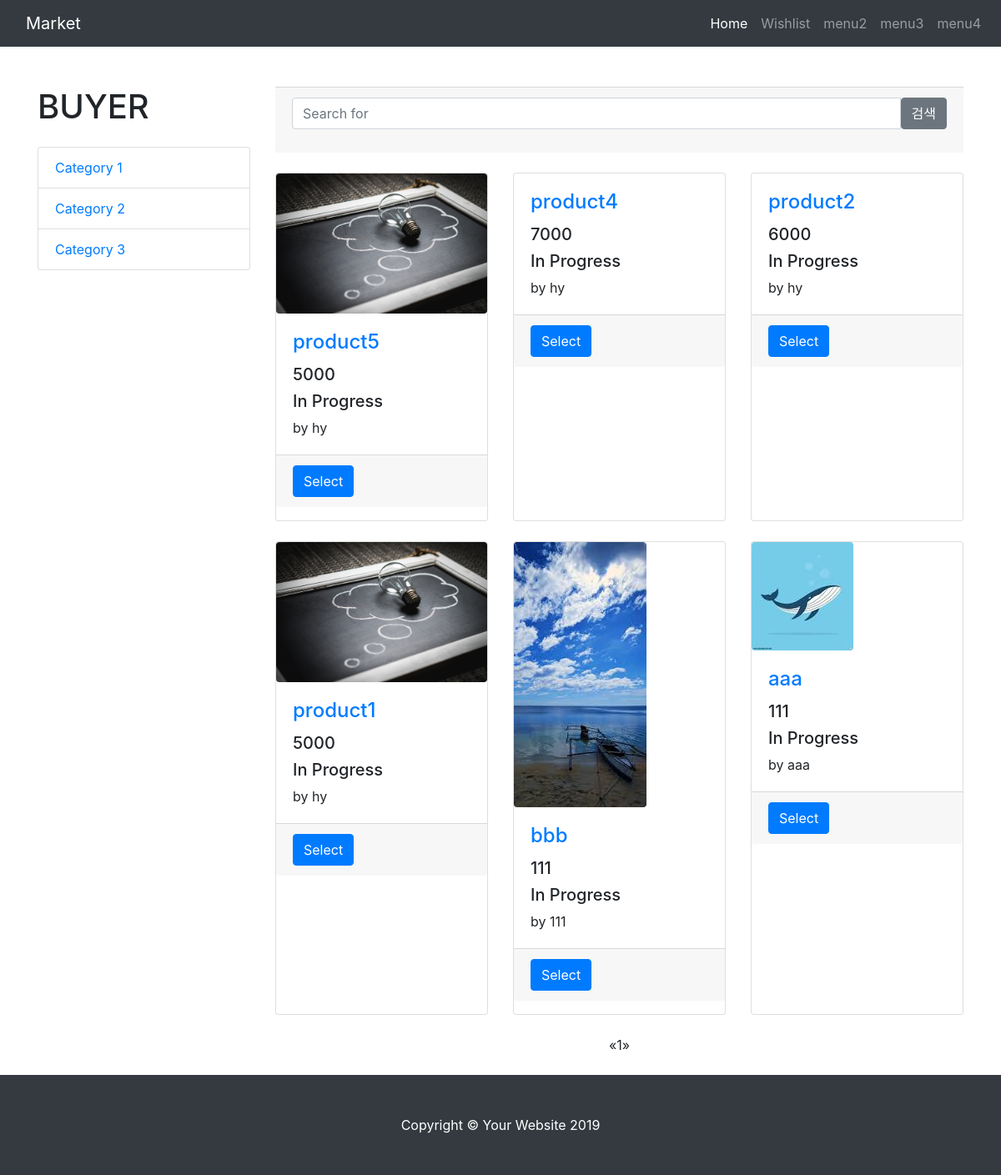
Page /buyer/ on the committed database.
### market/models.py (models this page shows)
class Product(models.Model):
    created_date = models.DateTimeField(auto_now_add=True)
    content = models.TextField(blank=True)
    view = models.IntegerField(default=0)
    name = models.CharField(max_length=30, blank=True)
    type = models.CharField(max_length=20)      # 경매인지 그냥인지
    price = models.IntegerField(default=0)      # 가격
    seller_name = models.CharField(max_length=20, blank=True) # 판매자 이름
    phone = models.CharField(max_length=20, blank=True) # 판매자 전화번호
    place = models.CharField(max_length=60, blank=True)    # 거래장소
    seller = models.ForeignKey(User, on_delete=models.CASCADE) #판매자 정보
    status = models.CharField(max_length=20)    # 판매중인지 종료인지
    photo = models.ImageField(blank=True)

### market/views.py (the view)
# urls.py: path('buyer/', views.main2, name='main2'),
def main2(request):
    boards = Product.objects.order_by('-id')
    page = request.GET.get('page', 1)
    paginator = Paginator(boards, 20)
    try:
        lines = paginator.page(page)
    except PageNotAnInteger:
        lines = paginator.page(1)
    except EmptyPage:
        lines = paginator.page(paginator.num_pages)
    context = {'boards': lines}
    return render(request, 'main2.html', context)

### templates/main2.html (shortened to what this page needs)
﻿{% load static %}
<!DOCTYPE html>
<html lang="en">
<head>
  <link href="{% static 'vendor/bootstrap/css/bootstrap.min.css' %}" rel="stylesheet">
  <link href="{% static 'css/shop-homepage.css' %}" rel="stylesheet">
</head>
<body>
  <nav class="navbar navbar-expand-lg navbar-dark bg-dark fixed-top">
    <div class="container">
      <a class="navbar-brand" href="{% url 'main' %}">Market</a>
              <link rel='stylesheet prefetch' href='https://maxcdn.bootstrapcdn.com/font-awesome/4.4.0/css/font-awesome.min.css'>
</div>
      <div class="collapse navbar-collapse" id="navbarResponsive">
        <ul class="navbar-nav ml-auto">
          <li class="nav-item active">
            <a class="nav-link" href="{% url 'main2' %}">Home
            </a>
          </li>
          <li class="nav-item">
            <a class="nav-link" href="wishlist">Wishlist</a>
          </li>
          <li class="nav-item">
            <a class="nav-link" href="">menu2</a>
          </li>
          <li class="nav-item">
            <a class="nav-link" href="">menu3</a>
          </li>
            <li class="nav-item">
            <a class="nav-link" href="">menu4</a>
          </li>
        </ul>
      </div>
  </nav>
  <div class="container">
    <div class="row">
      <div class="col-lg-3">
        <h1 class="my-4">BUYER</h1>
          <div class="list-group">
          <a href="" class="list-group-item">Category 1</a>
            <a href="" class="list-group-item">Category 2</a>
              <a href="" class="list-group-item">Category 3</a>
        </div>
      </div>
      <div class="col-lg-9">
      <div class="card-footer text-muted">
              <form action="" method="POST">
            <div class="input-group">
              <input type="text" name="word" class="form-control" placeholder="Search for">
              <span class="input-group-btn">
                <button class="btn btn-secondary" type="submit">검색</button>
              </span>
            </div>
              </form>
          </div>
        <div class="row">
{% for board in boards %}
          <div class="col-lg-4 col-md-6 mb-4">
            <div class="card h-100">
              <a>
                  {% if board.photo %}
        <img class="img-fluid rounded" name="image" src="{{ board.photo.url }}" alt="">
                  {% else %}
            <img class="img-fluid rounded" name="image" src="http://placehold.it/700x400" alt="">
                  {% endif %}
              </a>
            <form action="" method="POST" title="Title">
              <div class="card-body">
                <h4 class="card-title">
                  <a href="{% url 'main2' %}post={{ board.id }}" value="{{ board.id }}">{{ board.name }}</a>
                </h4>
                <h5>{{board.price}}</h5>
                  <h5>{{board.status}}</h5>
                <p class="card-text">by {{board.seller_name}}</p>
              </div>
              <div class="card-footer">
                <small class="text-muted">
                    <a href="" class="btn btn-primary" >Select</a>
                </small>
              </div>
            </form>
            </div>
          </div>
{% endfor %}
        </div>
      <ul class="pagination justify-content-center mb-4">
        {% if boards.has_previous %}
          <li><a href="?page={{ boards.previous_page_number }}">&laquo;</a></li>
        {% else %}
          <li class = "disabled"><span>&laquo;</span></li>
        {% endif %}
        {% for i in boards.paginator.page_range %}
          {% if boards.number == i %}
            <li class="active"><span>{{ i }} <span class="sr-only">(current)</span></span></li>
          {% else %}
            <li><a href="?page={{ i }}">{{ i }}</a></li>
          {% endif %}
        {% endfor %}
        {% if boards.has_next %}
            <li><a href="?page={{ boards.next_page_number }}">&raquo;</a></li>
        {% else %}
            <li class="disabled"><span>&raquo;</span></li>
        {%endif %}
        </ul>
      </div>
    </div>
  </div>
  <footer class="py-5 bg-dark">
    <div class="container">
      <p class="m-0 text-center text-white">Copyright &copy; Your Website 2019</p>
    </div>
  </footer>
</body>
</html>

### static/css/shop-homepage.css (style rules this page uses)
body { padding-top: 56px; }

### rows in the picture
Product: photo (picture), {{ board.id }} 7 (drawn), name "product5", price "5000", status "In Progress", seller_name "hy"
Product: {{ board.id }} 6 (drawn), name "product4", price "7000", status "In Progress", seller_name "hy"
Product: {{ board.id }} 4 (drawn), name "product2", price "6000", status "In Progress", seller_name "hy"
Product: photo (picture), {{ board.id }} 3 (drawn), name "product1", price "5000", status "In Progress", seller_name "hy"
Product: photo (picture), {{ board.id }} 2 (drawn), name "bbb", price "111", status "In Progress", seller_name "111"
Product: photo (picture), {{ board.id }} 1 (drawn), name "aaa", price "111", status "In Progress", seller_name "aaa"

### other values in the picture
{{ i }} "1"
